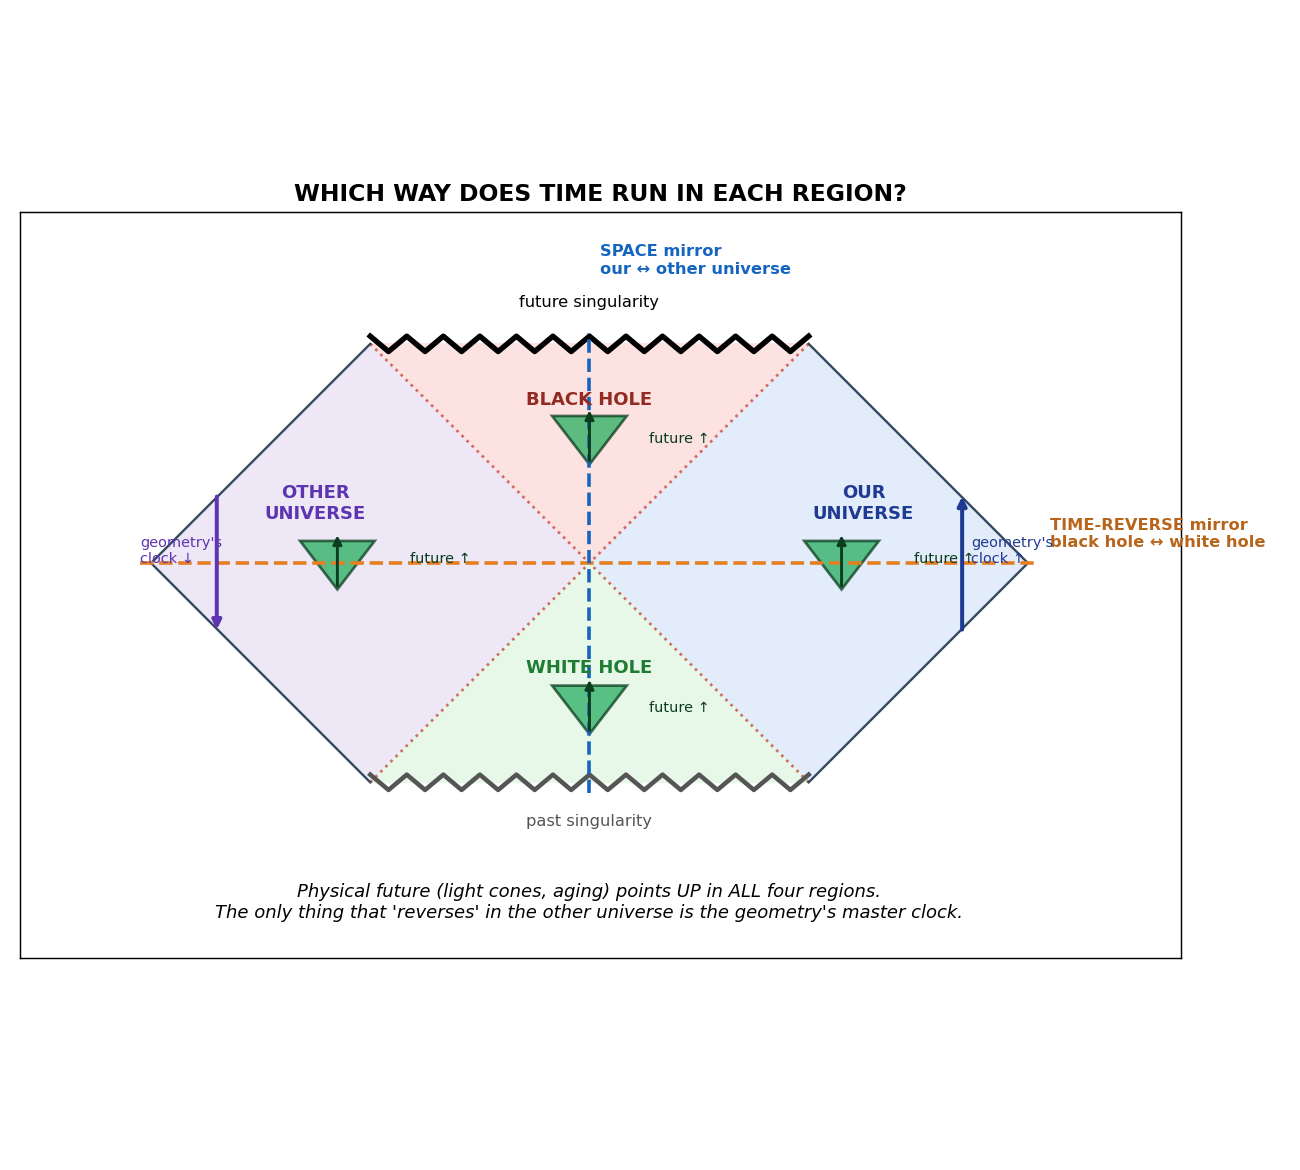

Recreate this plot in Python.
"""
Diagram 4: time orientation of the four regions of the eternal Schwarzschild
spacetime. Shows that future light cones open UP in ALL four regions, plus the
two mirror symmetries (time-reverse: BH<->WH; space: our<->other universe).
"""
import numpy as np
import matplotlib.pyplot as plt
from matplotlib.patches import Polygon

OUT = "/Users/sumit/Github/BlackHole"
fig, ax = plt.subplots(figsize=(10, 9))

# region fills
ax.add_patch(Polygon([(0,0),(1,1),(2,0),(1,-1)], color="#e2ecfb"))    # I  our universe
ax.add_patch(Polygon([(0,0),(-1,1),(-2,0),(-1,-1)], color="#ede7f6")) # III other universe
ax.add_patch(Polygon([(0,0),(1,1),(-1,1)], color="#fde2e2"))          # II  black hole
ax.add_patch(Polygon([(0,0),(1,-1),(-1,-1)], color="#e8f8e8"))        # IV  white hole

# horizons
for (a,b) in [((-1,1),(1,-1)), ((-1,-1),(1,1))]:
    ax.plot([a[0],b[0]],[a[1],b[1]], color="#c0392b", ls=":", lw=1.5, alpha=0.7)
# outer null boundaries
for seg in [((2,0),(1,1)),((2,0),(1,-1)),((-2,0),(-1,1)),((-2,0),(-1,-1))]:
    ax.plot([seg[0][0],seg[1][0]],[seg[0][1],seg[1][1]], color="#34495e", lw=1.3)
# singularities
xj = np.linspace(-1,1,25)
ax.plot(xj, 1+0.035*np.array([(-1)**i for i in range(25)]), color="black", lw=3)
ax.plot(xj, -1+0.035*np.array([(-1)**i for i in range(25)]), color="#555", lw=2.5)

# upward future light cones in every region
def upcone(cx, cy, sz=0.17):
    ax.add_patch(Polygon([(cx,cy),(cx-sz,cy+1.3*sz),(cx+sz,cy+1.3*sz)],
                         closed=True, facecolor="#27ae60", alpha=0.75, edgecolor="#0b3d1f", lw=1.5))
    ax.annotate("", xy=(cx, cy+1.55*sz), xytext=(cx, cy),
                arrowprops=dict(arrowstyle="-|>", color="#0b3d1f", lw=1.6))
for (cx,cy) in [(1.15,-0.12),(-1.15,-0.12),(0,0.45),(0,-0.78)]:
    upcone(cx,cy)

# the two mirror axes
ax.plot([-2.05,2.05],[0,0], color="#e67e22", ls="--", lw=2)
ax.plot([0,0],[-1.05,1.05], color="#1565c0", ls="--", lw=2)

# region labels
ax.text(1.25,0.2,"OUR\nUNIVERSE", ha="center", fontsize=10, fontweight="bold", color="#1f3a93")
ax.text(-1.25,0.2,"OTHER\nUNIVERSE", ha="center", fontsize=10, fontweight="bold", color="#5e35b1")
ax.text(0,0.72,"BLACK HOLE", ha="center", fontsize=10, fontweight="bold", color="#922b21")
ax.text(0,-0.5,"WHITE HOLE", ha="center", fontsize=10, fontweight="bold", color="#1e7d32")
ax.text(0,1.17,"future singularity", ha="center", fontsize=9)
ax.text(0,-1.2,"past singularity", ha="center", fontsize=9, color="#555")

# "future = up" callouts on each cone
for (cx,cy) in [(1.15,-0.12),(-1.15,-0.12)]:
    ax.text(cx+0.33, cy+0.12, "future ↑", fontsize=8, color="#0b3d1f")
ax.text(0.27,0.55,"future ↑", fontsize=8, color="#0b3d1f")
ax.text(0.27,-0.68,"future ↑", fontsize=8, color="#0b3d1f")

# mirror labels
ax.text(2.1,0.06,"TIME-REVERSE mirror\nblack hole ↔ white hole", fontsize=9,
        color="#b8651b", va="bottom", fontweight="bold")
ax.text(0.05,1.32,"SPACE mirror\nour ↔ other universe", fontsize=9,
        color="#1565c0", ha="left", fontweight="bold")

# master-clock arrows (the grain of truth): up in I, down in III
ax.annotate("", xy=(1.7,0.32), xytext=(1.7,-0.32), arrowprops=dict(arrowstyle="-|>", color="#1f3a93", lw=2.2))
ax.text(1.74,0.0,"geometry's\nclock ↑", fontsize=8, color="#1f3a93")
ax.annotate("", xy=(-1.7,-0.32), xytext=(-1.7,0.32), arrowprops=dict(arrowstyle="-|>", color="#5e35b1", lw=2.2))
ax.text(-2.05,0.0,"geometry's\nclock ↓", fontsize=8, color="#5e35b1")

ax.text(0,-1.62,"Physical future (light cones, aging) points UP in ALL four regions.\n"
                "The only thing that 'reverses' in the other universe is the geometry's master clock.",
        ha="center", fontsize=10, style="italic")

ax.set_xlim(-2.6,2.7); ax.set_ylim(-1.8,1.6)
ax.set_title("WHICH WAY DOES TIME RUN IN EACH REGION?", fontsize=13, fontweight="bold")
ax.set_xticks([]); ax.set_yticks([]); ax.set_aspect("equal")
fig.tight_layout(); fig.savefig(f"{OUT}/time_orientation.png", dpi=130); plt.close(fig)
print("done: time_orientation.png")
